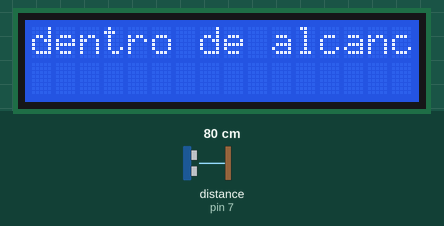
Recording of a sketch running on a simulated Arduino Uno, built with avr-gcc and run on an emulated ATmega328P. Shown: 16×2 character LCD. Wiring (inferred from the names in the program): ultrasonic range finder: trigger pin 8; echo pin 7. The inputs (shaded band) are chosen by the test bench; at power-on: distance to the obstacle (sensor on pin 7) 80 cm. The echo pulse lasts 58.3 µs per cm; what the sketch prints to the serial monitor is not drawn.

Above: at 0.1 s.
At 0.6 s:
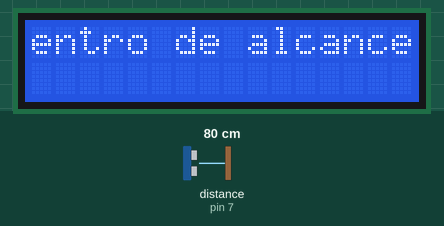
At 1.1 s:
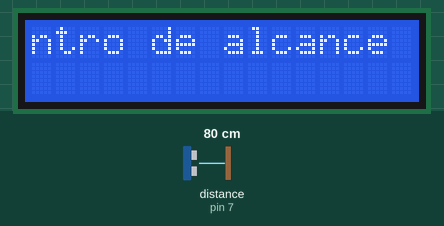
At 1.6 s:
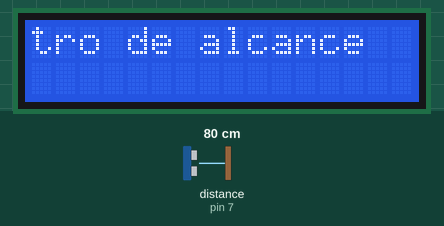

The sketch:

sensor_de_proximidade.ino
```cpp
#include <LiquidCrystal.h>

const int rs=12,en=11,d4=5,d5=4,d6=3,d7=2;
const int trig = 8;
const int echo = 7;
const int l = 13;
float dist;

LiquidCrystal lcd(rs,en,d4,d5,d6,d7); // PORTAS DE CONEXAO

void setup() {
  lcd.begin(16,2);
  Serial.begin(9600);

  lcd.print("hello IOT");

  pinMode (trig,OUTPUT);
  pinMode (echo,INPUT);

}

void loop() {
  //lcd.home () ;
  //area dos comandos do sensor ultrasonico
  digitalWrite(trig,LOW);
  delayMicroseconds(5);
  digitalWrite(trig,HIGH);
  delayMicroseconds(10);
  digitalWrite(trig,LOW);
  dist=pulseIn(echo,HIGH);
  //dist=dist/58;

  lcd.setCursor(0, 1);
  lcd.display();

  Serial.print ("distancia inicial ");
  Serial.print (dist);
  Serial.print ("cm:  ");
  Serial.println();

  dist=(dist/2) * 0.0343;

  Serial.print ("distancia final ");
  Serial.print (dist);
  Serial.print ("cm: ");
  Serial.println();

  if (dist >= 329) {
    dist=0;

  }

  float cdist=dist;

  if (cdist <= 0) {
    digitalWrite (l,HIGH);
    lcd.home () ;
    lcd.print ("fora de alcance");
    Serial.print ("fora de alcance \n");
    delay (500);
    lcd.clear();

  }
  else {
    digitalWrite (l,LOW);
    lcd.home () ;
    lcd.print ("dentro de alcance");

    Serial.print ("dentro de alcance \n");

    delay (500);

    for (int seq=0; seq <=2; seq ++) {
      lcd.scrollDisplayLeft();
      delay (500);

    }

    delay (500);

  }

  // area dos comandos do sensor ultrasonico
  digitalWrite(trig,HIGH);

  Serial.print ("distancia   ");
  Serial.print (dist);
  Serial.print ("cm  ");
  Serial.println();

}
```

Measured:
- by itself, everything shown: repeats every 2.5 s, in 4 steps
- what the display in image 0 shows lasts 0.5 s, from 0.1 s to 0.6 s
- what the display in image 3 shows lasts 1.0 s, from 1.6 s to 2.6 s
